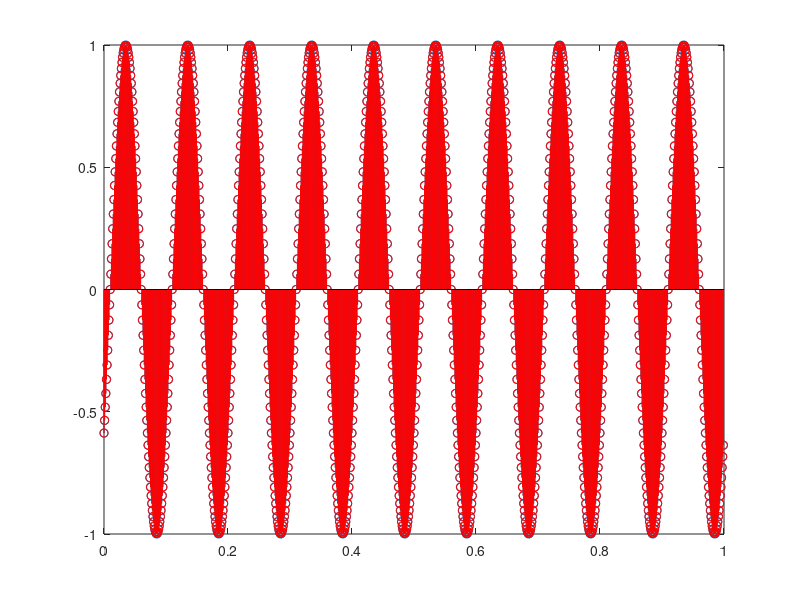

Here is the MATLAB script that generated this plot:
Fs=10;
Fm=1000;
Tm=1/Fm;
t=(0:Tm:1-Tm);

s=sin(2*pi*Fs*t);

S=fft(s);
N=length(S);
ret=10; %retardo de 10 muestras

%retardo en el tiempo de frcuencia
for k=1:N
    S(k)=S(k)*exp(-1i*2*pi*k*ret/N);
end

s_ant=ifft(S); %anti transformada de fourier

%{
stem (t,s);
hold on;
stem (t,real(s_ant),'r');
%}

%mirando bien en la grafica se puede apreciar el desplazamiento de 10
%muestras, otra forma es desplazar s y restarla con s_ant, deberia dar 0

tcorrido=(-10/Fm:Tm:1-Tm-10/Fm);
s_corrida=sin(2*pi*Fs*tcorrido);

stem (t,s_corrida);
hold on;
stem (t,real(s_ant),'r');

resta=s_corrida-real(s_ant);
resta=norm(resta,2);
disp(['si es cero anda-> ', num2str(resta)]);
%si bien no es exactamente cero yo creo que es por la presicion numeria en
%el calculo. En la grafica se puede ver que toman valores muy muy parecidos
